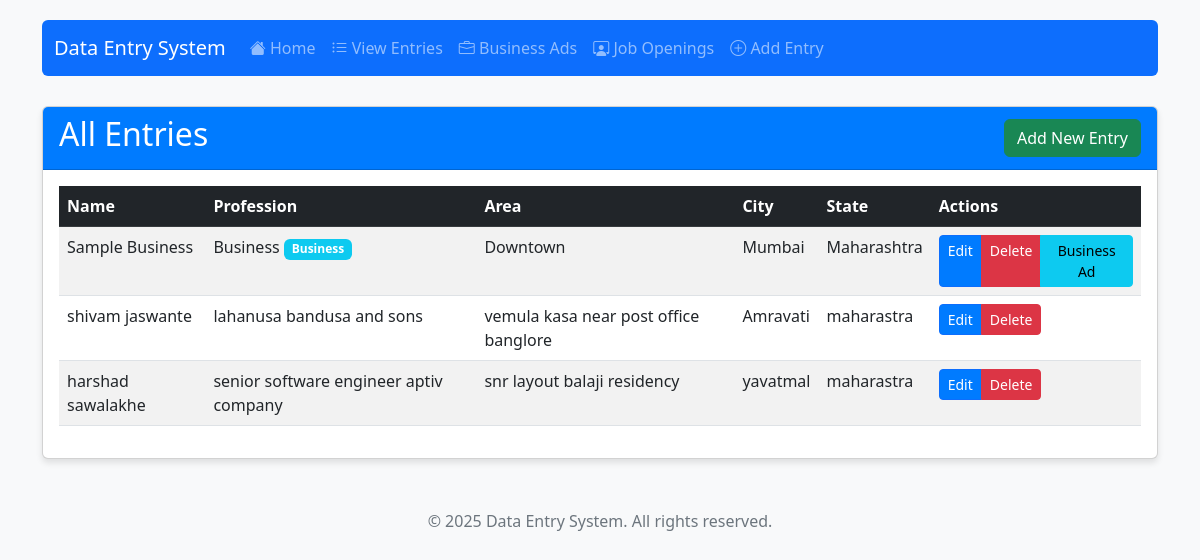
The app's page /entries/ with its own data.
### entry_app/models.py (models this page shows, shortened)
class PersonalInfo(models.Model):
    name = models.CharField(max_length=100)
    profession = models.CharField(max_length=100)
    area = models.CharField(max_length=100)
    city = models.CharField(max_length=100)
    state = models.CharField(max_length=100)
    created_at = models.DateTimeField(auto_now_add=True)
    updated_at = models.DateTimeField(auto_now=True)

### entry_app/views.py (the view)
# urls.py: path('entries/', views.PersonalInfoListView.as_view(), name='list_entries'),
class PersonalInfoListView(ListView):
    model = PersonalInfo
    template_name = 'entry_app/list.html'
    context_object_name = 'entries'
    ordering = ['-created_at']

### entry_app/templates/entry_app/list.html (shortened to what this page needs)
{% extends 'entry_app/base.html' %}
{% block content %}
<div class="card">
    <div class="card-header d-flex justify-content-between align-items-center">
        <h2>All Entries</h2>
        <a href="{% url 'add_entry' %}" class="btn btn-success">Add New Entry</a>
    </div>
    <div class="card-body">
        {% if entries %}
            <div class="table-responsive">
                <table class="table table-striped table-hover">
                    <thead class="table-dark">
                        <tr>
                            <th>Name</th>
                            <th>Profession</th>
                            <th>Area</th>
                            <th>City</th>
                            <th>State</th>
                            <th>Actions</th>
                        </tr>
                    </thead>
                    <tbody>
                        {% for entry in entries %}
                            <tr>
                                <td>{{ entry.name }}</td>
                                <td>
                                    {{ entry.profession }}
                                    {% if entry.profession|lower == 'business' %}
                                        <span class="badge bg-info">Business</span>
                                    {% endif %}
                                </td>
                                <td>{{ entry.area }}</td>
                                <td>{{ entry.city }}</td>
                                <td>{{ entry.state }}</td>
                                <td>
                                    <div class="btn-group" role="group">
                                        <a href="{% url 'edit_entry' entry.id %}" class="btn btn-sm btn-primary">Edit</a>
                                        <a href="{% url 'delete_entry' entry.id %}" class="btn btn-sm btn-danger">Delete</a>
                                        {% if entry.profession|lower == 'business' %}
                                            <a href="{% url 'business_ad' entry.id %}" class="btn btn-sm btn-info">Business Ad</a>
                                        {% endif %}
                                    </div>
                                </td>
                            </tr>
                        {% endfor %}
                    </tbody>
                </table>
            </div>
        {% else %}
            <div class="alert alert-info">
                <p>No entries found. <a href="{% url 'add_entry' %}">Add one</a>!</p>
            </div>
        {% endif %}
    </div>
</div>
{% endblock %}

### entry_app/templates/entry_app/base.html (shortened to what this page needs)
<!DOCTYPE html>
<html lang="en">
<head>
    <link href="https://cdn.jsdelivr.net/npm/bootstrap@5.3.0-alpha1/dist/css/bootstrap.min.css" rel="stylesheet">
    <link rel="stylesheet" href="https://cdn.jsdelivr.net/npm/bootstrap-icons@1.10.0/font/bootstrap-icons.css">
</head>
<body>
    <div class="container">
        <header class="header">
            <nav class="navbar navbar-expand-lg navbar-dark bg-primary rounded">
                <div class="container-fluid">
                    <a class="navbar-brand" href="{% url 'home' %}">Data Entry System</a>
                    <div class="collapse navbar-collapse" id="navbarNav">
                        <ul class="navbar-nav">
                            <li class="nav-item">
                                <a class="nav-link" href="{% url 'home' %}"><i class="bi bi-house-fill"></i> Home</a>
                            </li>
                            <li class="nav-item">
                                <a class="nav-link" href="{% url 'list_entries' %}"><i class="bi bi-list-ul"></i> View Entries</a>
                            </li>
                            <li class="nav-item">
                                <a class="nav-link" href="{% url 'business_ads_list' %}"><i class="bi bi-briefcase"></i> Business Ads</a>
                            </li>
                            <li class="nav-item">
                                <a class="nav-link" href="{% url 'job_ads_list' %}"><i class="bi bi-person-workspace"></i> Job Openings</a>
                            </li>
                            <li class="nav-item">
                                <a class="nav-link" href="{% url 'add_entry' %}"><i class="bi bi-plus-circle"></i> Add Entry</a>
                            </li>
                        </ul>
                    </div>
                </div>
            </nav>
        </header>
        <main>
            {% block content %}{% endblock %}
        </main>
        <footer>
            <p>&copy; {% now "Y" %} Data Entry System. All rights reserved.</p>
        </footer>
    </div>
</body>
</html>

### entry_app/templates/entry_app/base.html (style rules this page uses)
body { padding-top: 20px; background-color: #f8f9fa; }
.header { margin-bottom: 30px; }
.card { margin-bottom: 20px; box-shadow: 0 4px 6px rgba(0,0,0,0.1); }
.card-header { background-color: #007bff; color: white; }
.btn-primary { background-color: #007bff; }
footer { margin-top: 50px; text-align: center; color: #6c757d; }

### records on screen
PersonalInfo: name "Sample Business", profession "Business", area "Downtown", city "Mumbai", state "Maharashtra", shows "Business Ad"
PersonalInfo: name "shivam jaswante", profession "lahanusa bandusa and sons", area "vemula kasa near post office banglore", city "Amravati", state "maharastra"
PersonalInfo: name "harshad sawalakhe", profession "senior software engineer aptiv company", area "snr layout balaji residency", city "yavatmal", state "maharastra"
